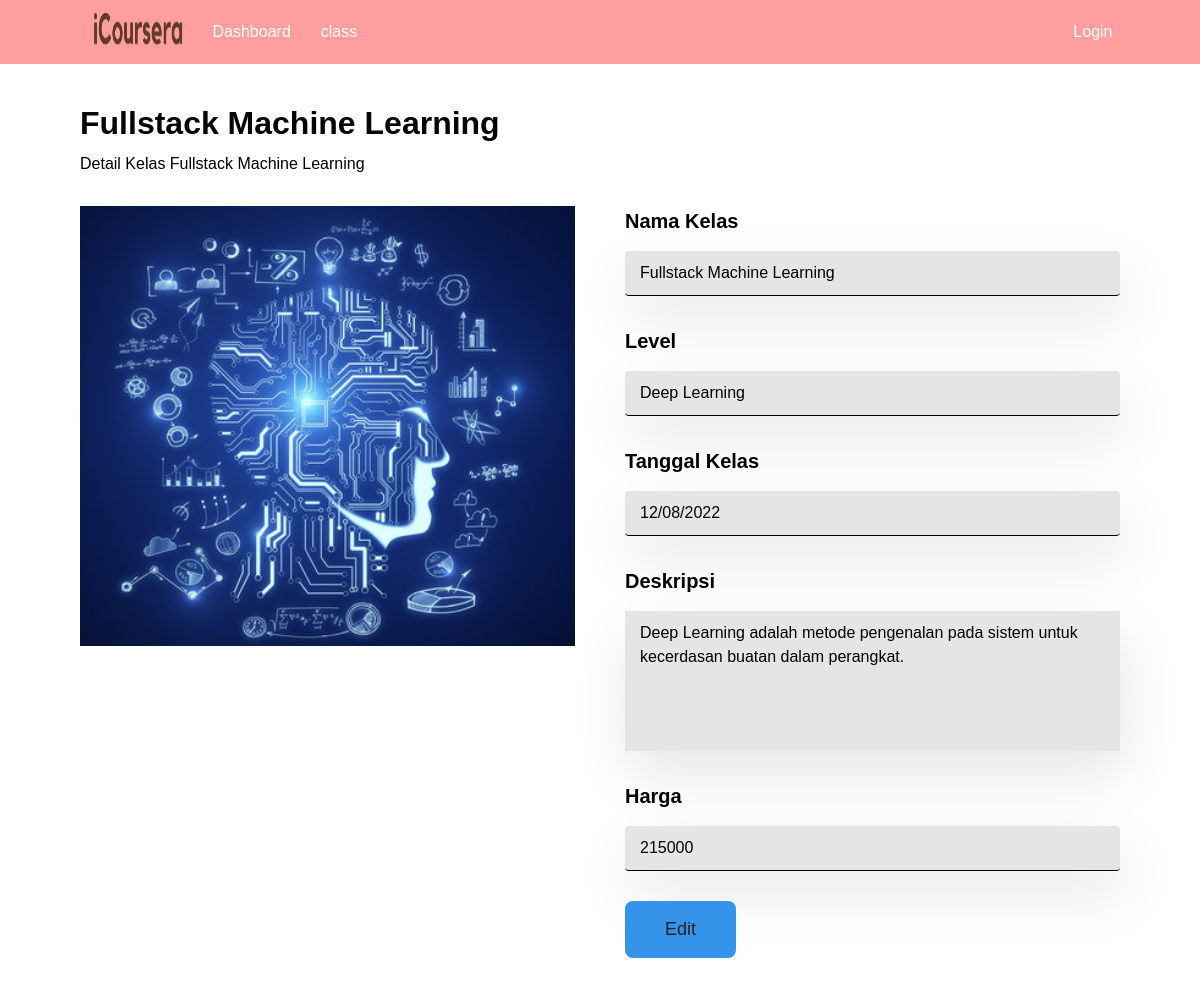
/index.php?page=detail&id=40, run on the app's committed database.
### tables this page shows
CREATE TABLE `daftar_mobil` (
  `id_mobil` int(255) NOT NULL,
  `nama_mobil` varchar(255) NOT NULL,
  `merk_mobil` varchar(255) NOT NULL,
  `tahun_produksi` date NOT NULL,
  `deskripsi` text NOT NULL,
  `harga_mobil` int(255) NOT NULL,
  `foto_mobil` varchar(255) NOT NULL
);

### pages/DetailAdmin.php (the view)
<section class="detail form-section">
    <?php
        include 'config/connector.php';
        $id = $_GET['id'];
        $result = mysqli_query($connection, "SELECT * FROM daftar_mobil WHERE id_mobil=$id");
        $data = mysqli_fetch_assoc($result);
    ?>
    <div class="detail__header">
        <h1 class="detail__title form-title"><?= $data['nama_mobil'] ?></h1>
        <p class="detail__desc form-desc">Detail Kelas <?= $data['nama_mobil'] ?></p>
    </div>
    <div class="detail__container">
        <img src="asset/<?= $data['foto_mobil'] ?>" alt="" class="detail__img">
        <form action="" method="POST" class="detail__form form-rent">
            <div class="mb-4">
                <label for="nama_mobil" class="form-label">Nama Kelas</label>
                <input type="text" name="nama_mobil" class="form-control bg-light" id="nama_mobil" value="<?= $data['nama_mobil'] ?>" readOnly>
            </div>
            <div class="mb-4">
                <label for="merk" class="form-label">Level</label>
                <input type="text" name="merk" class="form-control bg-light" id="merk" value="<?= $data['merk_mobil'] ?>" readOnly>
            </div>
            <div class="mb-4">
                <label for="thn_produksi" class="form-label">Tanggal Kelas</label>
                <input type="date" name="thn_produksi" class="form-control" id="thn_produksi" value="<?= $data['tahun_produksi']?>" readOnly>
            </div>
            <div class="mb-4">
                <label for="deskripsi" class="form-label">Deskripsi</label>
                <textarea id="deskripsi" name="deskripsi" rows="5" cols="30" placeholder="Masukkan deskripsi mobil.." readOnly><?= $data['deskripsi'] ?></textarea>
            </div>
            <div class="mb-4">
                <label for="harga" class="form-label">Harga</label>
                <input type="number" min="1" step="any" name="harga" class="form-control bg-light" id="harga" value="<?= $data['harga_mobil'] ?>" readOnly>
            </div>
            <a href="index.php?page=edit&id=<?= $data['id_mobil'] ?>" class="form-rent-btn btn-primary">Edit</a>
        </form>
    </div>
</section>

### style/style.css (style rules this page uses)
*, *::before, *::after { margin: 0; padding: 0; box-sizing: border-box; }
html { box-sizing: border-box; font-size: 62.5%; scroll-behavior: smooth; }
h1, h2, h3, p { margin-bottom: 0 !important; }
body { font-family: 'Poppins', sans-serif; font-weight: 400; color: #000; background-color: F9F9F9; }
.form-section { display: grid; grid-template-columns: 1fr; grid-auto-rows: min-content; grid-gap: 3rem; padding: 4rem 8rem; }
.form-title { font-size: 3.2rem; font-weight: 700; }
.form-desc { font-size: 1.6rem; font-weight: 400; color: #000; margin-top: 1rem; }
.form-rent { display: grid; grid-template-columns: 1fr; grid-auto-rows: min-content; grid-gap: 1.5rem; width: 70%; }
.form-rent > div { display: grid; grid-template-columns: 1fr; grid-auto-rows: min-content; grid-gap: 1rem; }
.form-rent label { font-size: 2rem; font-weight: 600; }
.form-rent :where(input, textarea) { padding: 1rem 1.5rem; font-size: 1.6rem; font-weight: 400; }
.form-rent textarea { resize: none; }
.form-rent-btn { justify-self: start; text-decoration: none; outline: none; border: none; padding: 1.5rem 4rem; color: #222; background-color: #3593E9; border-radius: 8px; font-size: 1.8rem; font-weight: 500; }
.detail__container, .edit__container, .dokumen__container { display: grid; grid-template-columns: repeat(2, 1fr); grid-auto-rows: min-content; grid-gap: 5rem; }
.detail__img, .edit__img { width: 100%; object-fit: cover; position: sticky; top: 10rem; }
.detail__form, .edit__form, .dokumen__form { width: 100%; }
.detail__form :where(input, textarea) { background-color: rgba(0,0,0,.1) !important; border: none; }
.detail__form :where(input, textarea), .detail__form :where(input, textarea):focus { color: #000; box-shadow: 0.4rem 2.4rem 6rem rgb(0 0 0 / 10%); }
.detail__form input { border-bottom: 1px solid #000; }

### data on the page
daftar_mobil: nama_mobil "Fullstack Machine Learning", foto_mobil (picture), merk "Deep Learning", thn_produksi "12/08/2022", deskripsi "Deep Learning adalah metode pengenalan pada sistem untuk kecerdasan buatan dalam perangkat.", harga "215000"
